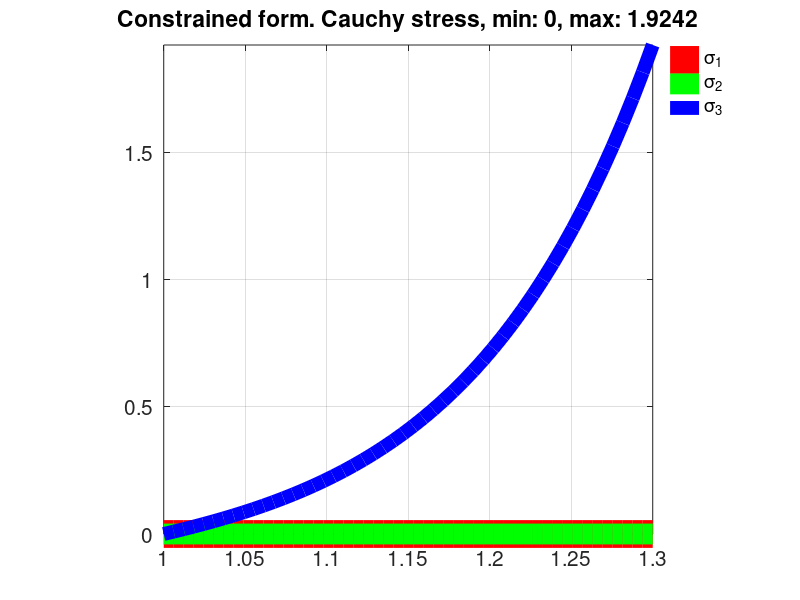
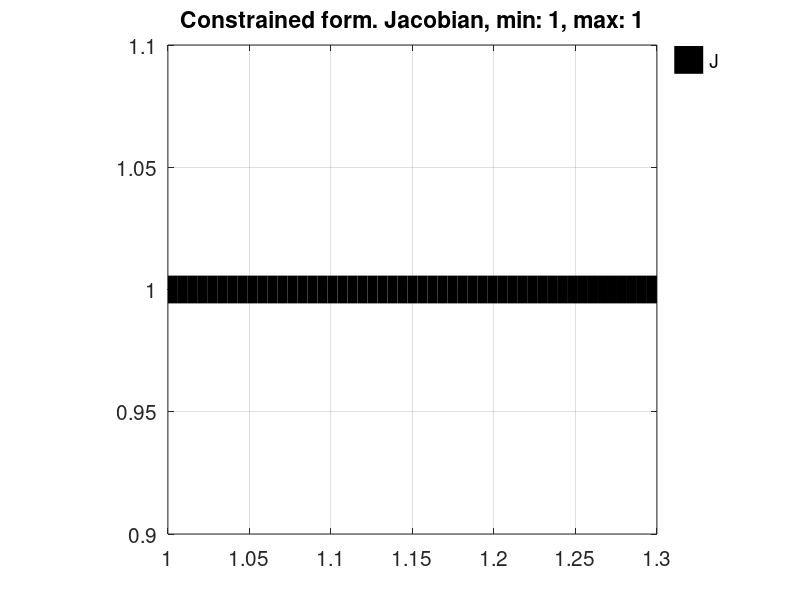
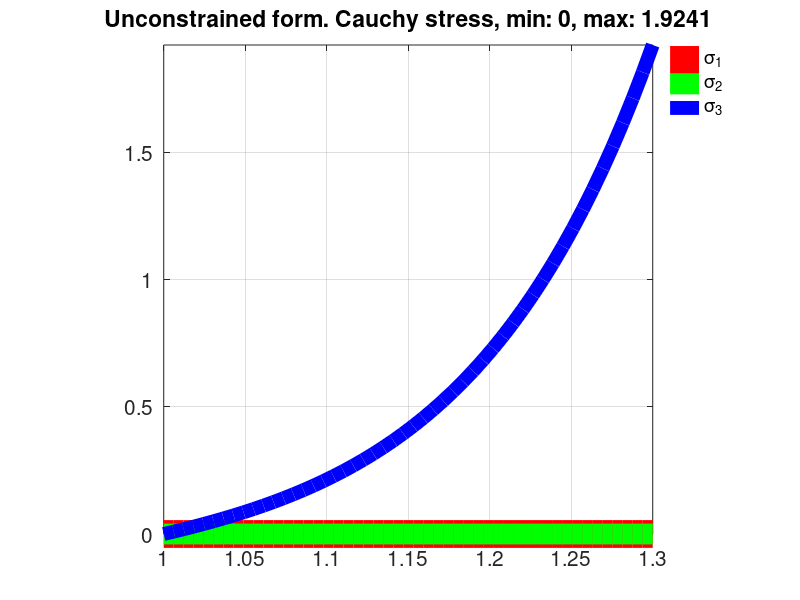
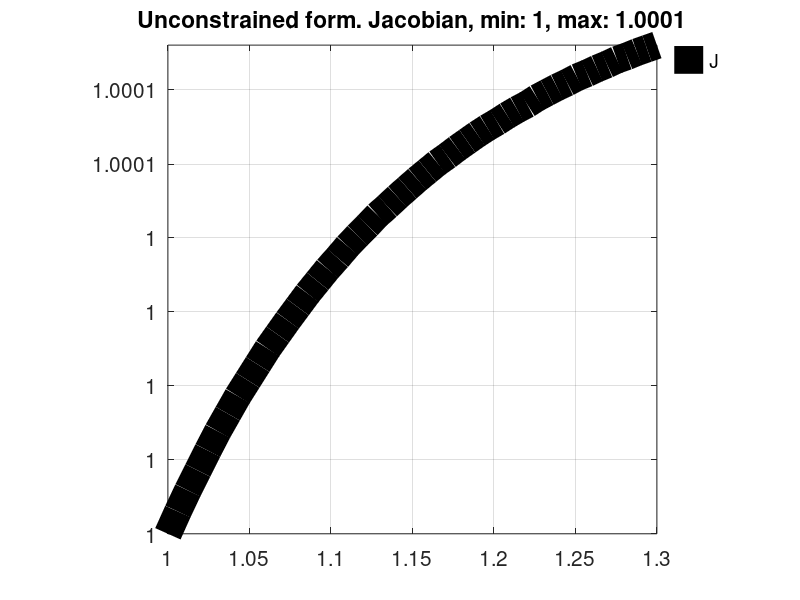

These figures' MATLAB source, in order:
%% Define parameters common to all examples

%Define material parameters
N=1; %The Ogden law order
c1=1; %The shear modulus like parameter
m1=12; %The non-linearity parameter
kp=1000; %Bulk modulus like parameter (used for constrained model)
k=kp; %Bulk modulus (used for uncoupled model)

%Derive applied stretch
appliedStretch=1.3; %Set applied stretch
nDataPoints=50; %Number of data points to use for evaluation and graph
lambda_3=linspace(1,appliedStretch,nDataPoints); %The 3 direction stretch

%% The constrained formulation

%Direct stress computation
S3=(c1/m1).*(lambda_3.^m1-lambda_3.^(-m1/2));
S1=zeros(size(S3));
S2=zeros(size(S3));

%Compute Jacobian for plotting
lambda_1=sqrt(1./lambda_3);
lambda_2=lambda_1;
J=lambda_1.*lambda_2.*lambda_3; 

%Visualize stress graphs
figure; hold on; 
title(['Constrained form. Cauchy stress, min: ',num2str(min(S3(:))),...
', max: ',num2str(max(S3(:)))]); %Add title
h1=plot(lambda_3,S1,'r-','LineWidth',20); %The 1 direction principal stress
h2=plot(lambda_3,S2,'g-','LineWidth',15); %The 2 direction principal stress
h3=plot(lambda_3,S3,'b-','LineWidth',10); %The 3 direction principal stress
hl=legend([h1 h2 h3],{'\sigma_1','\sigma_2','\sigma_3'}); %Add legend
set(hl,'FontSize',15,'Location','NorthEastOutside','Box','off'); %Adjust legend
axis tight; axis square; grid on; box on; 
set(gca,'FontSize',15);

%Visualize Jacobian
figure; hold on; 
title(['Constrained form. Jacobian, min: ',num2str(min(J(:))),...
', max: ',num2str(max(J(:)))]); %Add title
h1=plot(lambda_3,J,'k-','LineWidth',20); %The 1 direction principal stress
hl=legend([h1],{'J'}); %Add legend
set(hl,'FontSize',15,'Location','NorthEastOutside','Box','off'); %Adjust legend
axis tight; axis square; grid on; box on; 
set(gca,'FontSize',15);

%% The unconstrained or coupled formulation 

% One approach is to define a function for S1 and to find the J for which it is zero. 
% For this application the fzero function is useful to find J for S1(J)=0.

%Compute Jacobian given boundary conditions S1=S2=0
J=zeros(size(lambda_3)); %Initialize an arry of J values which are all zeros
for q=1:1:nDataPoints %Loop over all data points
    %Create stress function with current lambda
    S1_fun=@(J) kp*(J-1)+(1/J)*(c1/m1)*((sqrt(J/lambda_3(q)).^m1)-1);    
    
    %Find Jacobian for zero stress, use J=1 as initial
    J(q)=fzero(S1_fun,1); %Find root of nonlinear function   
end

%Compute transverse stretches using J values
lambda_1=sqrt(J./lambda_3);
lambda_2=lambda_1; %Due to uniaxial loading

%Compute principal stresses (note, these are not ordered)
S1=kp*(J-1)+(1./J).*(c1/m1).*((lambda_1.^m1)-1);
S2=kp*(J-1)+(1./J).*(c1/m1).*((lambda_2.^m1)-1);
S3=kp*(J-1)+(1./J).*(c1/m1).*((lambda_3.^m1)-1);

%Visualize stress graphs
figure; hold on; 
title(['Unconstrained form. Cauchy stress, min: ',num2str(min(S3(:))),...
', max: ',num2str(max(S3(:)))]); %Add title
h1=plot(lambda_3,S1,'r-','LineWidth',20); %The 1 direction principal stress
h2=plot(lambda_3,S2,'g-','LineWidth',15); %The 2 direction principal stress
h3=plot(lambda_3,S3,'b-','LineWidth',10); %The 3 direction principal stress
hl=legend([h1 h2 h3],{'\sigma_1','\sigma_2','\sigma_3'}); %Add legend
set(hl,'FontSize',15,'Location','NorthEastOutside','Box','off'); %Adjust legend
axis tight; axis square; grid on; box on; 
set(gca,'FontSize',15);

%Visualize Jacobian
figure; hold on; 
title(['Unconstrained form. Jacobian, min: ',num2str(min(J(:))),...
', max: ',num2str(max(J(:)))]); %Add title
h1=plot(lambda_3,J,'k-','LineWidth',20); %The 1 direction principal stress
hl=legend([h1],{'J'}); %Add legend
set(hl,'FontSize',15,'Location','NorthEastOutside','Box','off'); %Adjust legend
axis tight; axis square; grid on; box on; 
set(gca,'FontSize',15);

%% 
% For this approach the function for S1 is evaluate for a range of J which should cover the required J. 
% Where this graph crosses the x-axis S1(J)=0, and this point is approximated using interpolation.

%Compute Jacobian given boundary conditions S1=S2=0
nTestPoints=100; %Set up a number of test values (more=better but slower)
J_test=linspace(0.9,1.1,nTestPoints); %The test J values
J=zeros(size(lambda_3)); %Initialize an arry of J values which are all zeros
for q=1:1:nDataPoints %Loop over all data points
    %Compute test stresses
    S1_test=kp*(J_test-1)+(1./J_test).*(c1/m1).*((sqrt(J_test./lambda_3(q)).^m1)-1);    
    
    %Find Jacobian for S1(J)=0 using interpolation
    % J(q)=interp1(S1_test,J_test,0,'linear'); %linear interpolation   
    J(q)=interp1(S1_test,J_test,0,'pchip'); %piece-wise cubic hermite interpolation   
end

%Compute transverse stretches using J values
lambda_1=sqrt(J./lambda_3);
lambda_2=lambda_1; %Due to uniaxial loading

%Compute principal stresses (note, these are not ordered)
S1=kp*(J-1)+(1./J).*(c1/m1).*((lambda_1.^m1)-1);
S2=kp*(J-1)+(1./J).*(c1/m1).*((lambda_2.^m1)-1);
S3=kp*(J-1)+(1./J).*(c1/m1).*((lambda_3.^m1)-1);

%Visualize stress graphs
figure; hold on; 
title(['Unconstrained form. Cauchy stress, min: ',num2str(min(S3(:))),...
', max: ',num2str(max(S3(:)))]); %Add title
h1=plot(lambda_3,S1,'r-','LineWidth',20); %The 1 direction principal stress
h2=plot(lambda_3,S2,'g-','LineWidth',15); %The 2 direction principal stress
h3=plot(lambda_3,S3,'b-','LineWidth',10); %The 3 direction principal stress
hl=legend([h1 h2 h3],{'\sigma_1','\sigma_2','\sigma_3'}); %Add legend
set(hl,'FontSize',15,'Location','NorthEastOutside','Box','off'); %Adjust legend
axis tight; axis square; grid on; box on; 
set(gca,'FontSize',15);

%Visualize Jacobian
figure; hold on; 
title(['Unconstrained form. Jacobian, min: ',num2str(min(J(:))),...
', max: ',num2str(max(J(:)))]); %Add title
h1=plot(lambda_3,J,'k-','LineWidth',20); %The 1 direction principal stress
hl=legend([h1],{'J'}); %Add legend
set(hl,'FontSize',15,'Location','NorthEastOutside','Box','off'); %Adjust legend
axis tight; axis square; grid on; box on; 
set(gca,'FontSize',15);

%% The uncoupled formulation 
% One approach is to define a function for S1 and to find the J for which it is zero. 
% For this application the fzero function is useful to find J for S1(J)=0.

%Compute Jacobian given boundary conditions S1=S2=0
J=zeros(size(lambda_3)); %Initialize an arry of J values which are all zeros
for q=1:1:nDataPoints %Loop over all data points
    %Create stress function with current lambda    
    S1_fun=@(J) k*(log(J)/J) +(1./J)*(c1/m1)*( (J^(-1/3)*lambda_3(q))^(-m1/2)-...
    (1/3)*(2*(J^(-1/3)*lambda_3(q))^(-m1/2)+(J^(-1/3)*lambda_3(q))^m1) );    
    
    %Find Jacobian for zero stress, use J=1 as initial
    J(q)=fzero(S1_fun,1); %Find root of nonlinear function   
end

%Compute transverse stretches using J values
lambda_1=sqrt(J./lambda_3);
lambda_2=lambda_1; %Due to uniaxial loading

%Compute principal stresses (note, these are not ordered)
part2=(1/3)*((J.^(-1/3).*lambda_1).^m1+(J.^(-1/3).*lambda_2).^m1+(J.^(-1/3).*lambda_3).^m1);

S1=k*(log(J)./J)+(1./J).*((c1/m1).*((J.^(-1/3).*lambda_1).^m1-part2));
S2=k*(log(J)./J)+(1./J).*((c1/m1).*((J.^(-1/3).*lambda_2).^m1-part2)); 
S3=k*(log(J)./J)+(1./J).*((c1/m1).*((J.^(-1/3).*lambda_3).^m1-part2)); 

%Visualize stress graphs
figure; hold on; 
title(['Uncoupled form. Cauchy stress, min: ',num2str(min(S3(:))),...
', max: ',num2str(max(S3(:)))]); %Add title
h1=plot(lambda_3,S1,'r-','LineWidth',20); %The 1 direction principal stress
h2=plot(lambda_3,S2,'g-','LineWidth',15); %The 2 direction principal stress
h3=plot(lambda_3,S3,'b-','LineWidth',10); %The 3 direction principal stress
hl=legend([h1 h2 h3],{'\sigma_1','\sigma_2','\sigma_3'}); %Add legend
set(hl,'FontSize',15,'Location','NorthEastOutside','Box','off'); %Adjust legend
axis tight; axis square; grid on; box on; 
set(gca,'FontSize',15);

%Visualize Jacobian
figure; hold on; 
title(['Uncoupled form. Jacobian, min: ',num2str(min(J(:))),...
', max: ',num2str(max(J(:)))]); %Add title
h1=plot(lambda_3,J,'k-','LineWidth',20); %The 1 direction principal stress
hl=legend([h1],{'J'}); %Add legend
set(hl,'FontSize',15,'Location','NorthEastOutside','Box','off'); %Adjust legend
axis tight; axis square; grid on; box on; 
set(gca,'FontSize',15);
